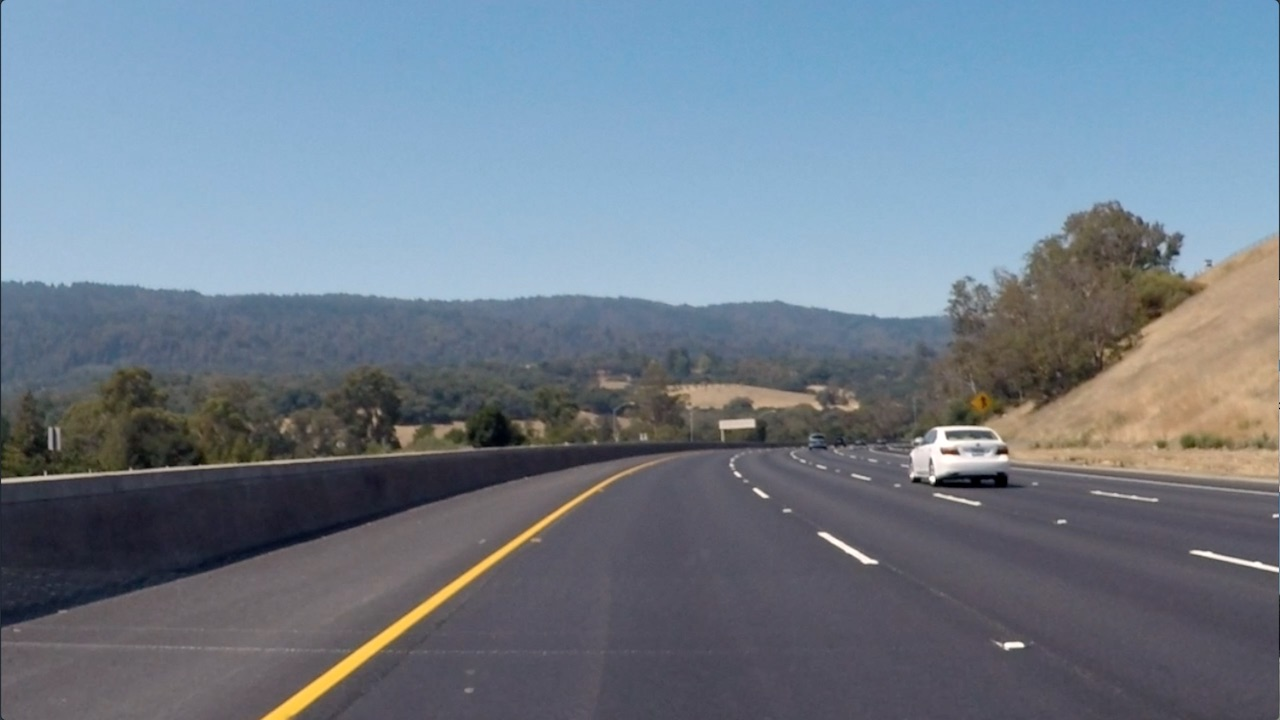
#> input picture Finding Edges/curved_lane.jpg, 1280 x 720 px
$ jupyter execute PlayingWithFilters.ipynb   (shell and % lines are left out)
#> lines starting #> are read from the running program, lines starting #| are printed output that depends on the picture
[cell 1]
import matplotlib.pyplot as plt
import matplotlib.image as mpimg

import cv2
import numpy as np

[cell 2]
image = mpimg.imread('curved_lane.jpg')
#> image is the input picture: shape (720, 1280, 3); mean R, G, B 112.1, 125, 138.7
plt.imshow(image)

## Converting image to grayScale

[cell 3]
gray_image = cv2.cvtColor(image, cv2.COLOR_RGB2GRAY)
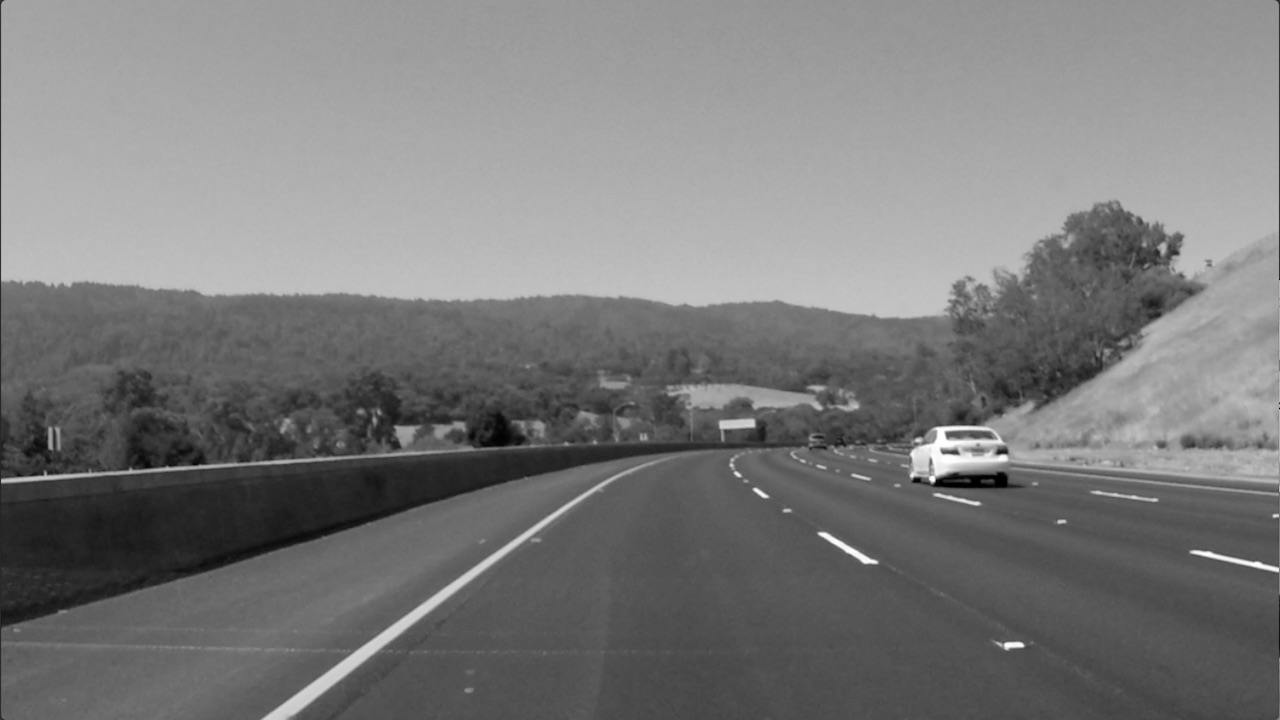
#> gray_image: shape (720, 1280); min 0, max 255, mean 122.7
plt.imshow(gray_image, cmap='gray')

[cell 4]
filter_y = np.array([[-1, -2, -1],
                    [ 0, 0, 0],
                    [ 1, 2, 1]])

filter_x = np.array([[-1, 0, 1],
                    [-2, 0, 2],
                    [-1, 0, 1]])

filtered_imageY = cv2.filter2D(gray_image, -1, filter_y)
plt.imshow(filtered_imageY, cmap='gray')

[cell 5]
filtered_imageX = cv2.filter2D(gray_image, -1, filter_x)
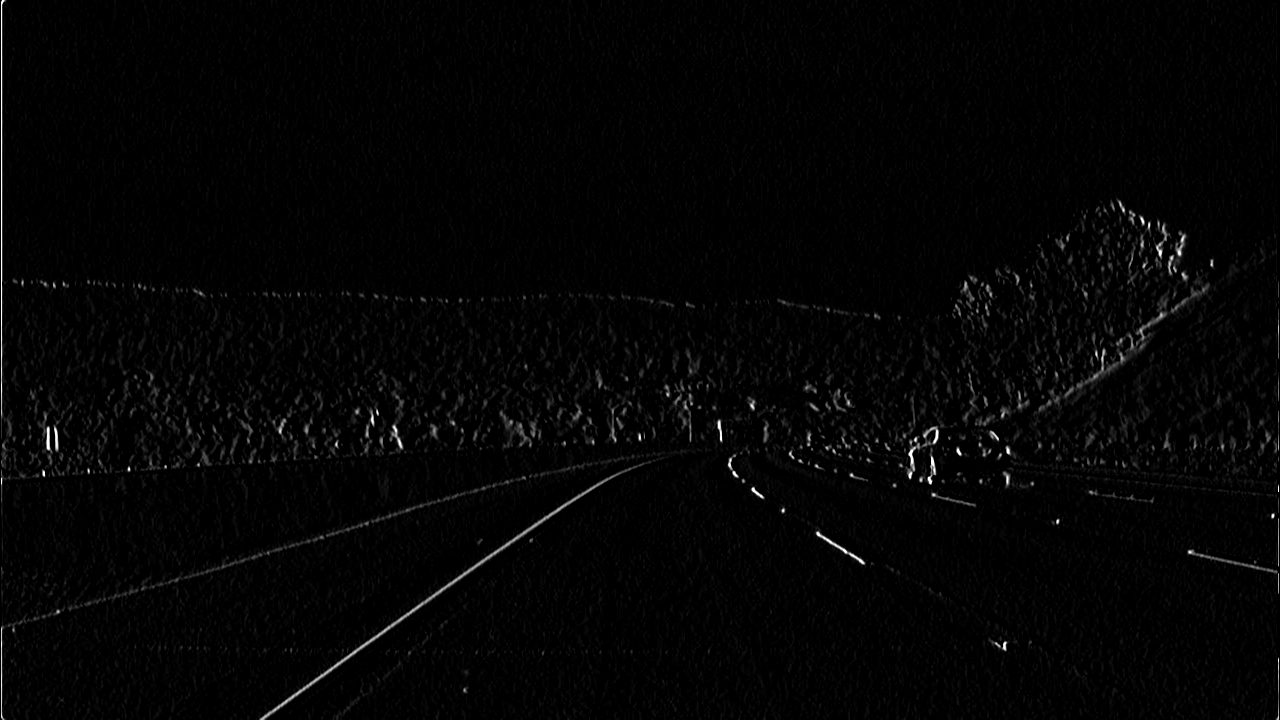
#> filtered_imageX: shape (720, 1280); min 0, max 255, mean 4.3
plt.imshow(filtered_imageX, cmap='gray')

### I will try some random Filters

[cell 6]
filter_1 = np.array([[1, 0, 1],
                    [ 0, 0, 0],
                    [ 1, 0, 1]])
img1 = cv2.filter2D(gray_image, -1, filter_1)
plt.imshow(img1, cmap='gray')

[cell 7]
filter_1 = np.array([[0, 0, 0],
                    [ 0, 1, 0],
                    [ 0, 0, 0]])
img1 = cv2.filter2D(gray_image, -1, filter_1)
plt.imshow(img1, cmap='gray')

[cell 8]
filter_1 = np.array([[1/9, 1/9, 1/9],
                    [ 1/9, 1/9, 1/9],
                    [ 1/9, 1/9, 1/9]])
img1 = cv2.filter2D(gray_image, -1, filter_1)
plt.imshow(img1, cmap='gray')

[cell 9]
filter_1 = np.array([[1/9, 1/9, 1/9],
                    [ 1/9, 1/9, 1/9],
                    [ 1/9, 1/9, 1/9]])
img1 = cv2.filter2D(gray_image, -1, filter_1)
plt.imshow(img1, cmap='gray')

[cell 10]
kernel = np.ones((20, 20)) / (20*20)
img1 = cv2.filter2D(gray_image, -1, kernel)
plt.imshow(img1, cmap='gray')

[cell 11]
filter_1 = np.array([[1/9, 1/9, 1/9],
                    [ 1/9, 20, 1/9],
                    [ 1/9, 1/9, 1/9]])
img1 = cv2.filter2D(gray_image, -1, filter_1)
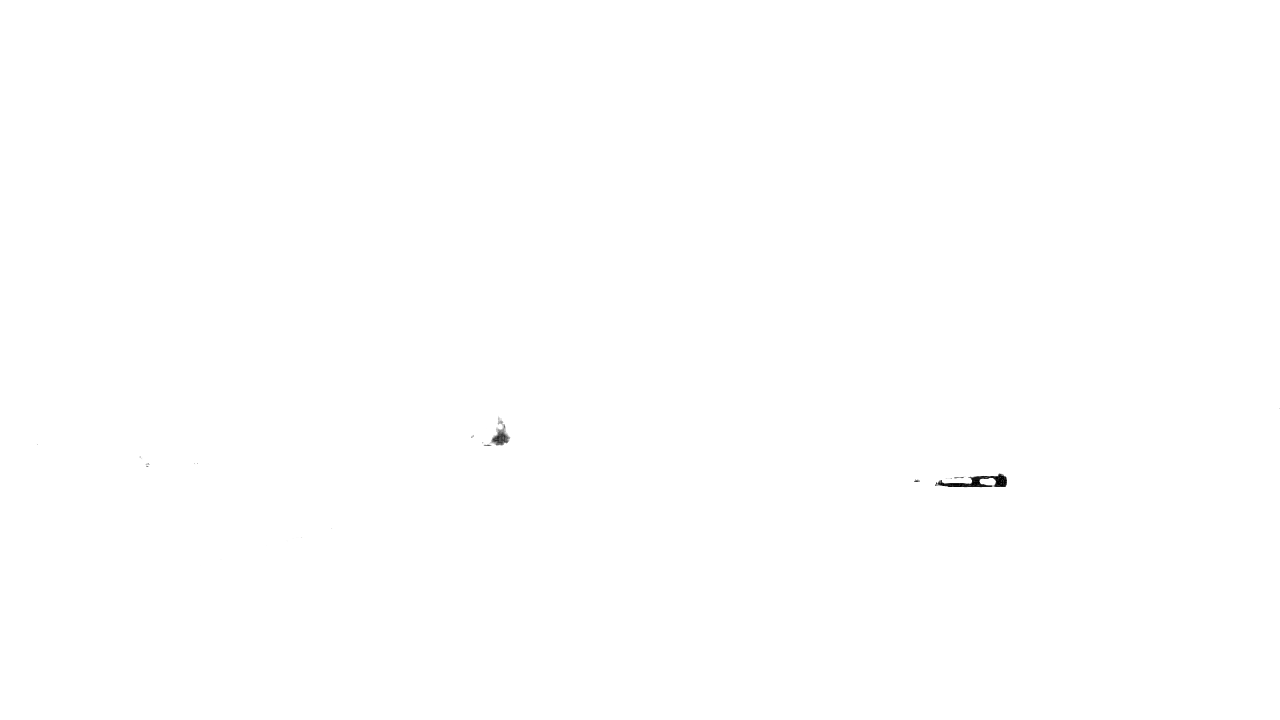
#> img1: shape (720, 1280); min 0, max 255, mean 254.9
plt.imshow(img1, cmap='gray')

[cell 12]
kernel = np.zeros((100, 100))
kernel[0][0] = 1
img1 = cv2.filter2D(gray_image, -1, kernel)
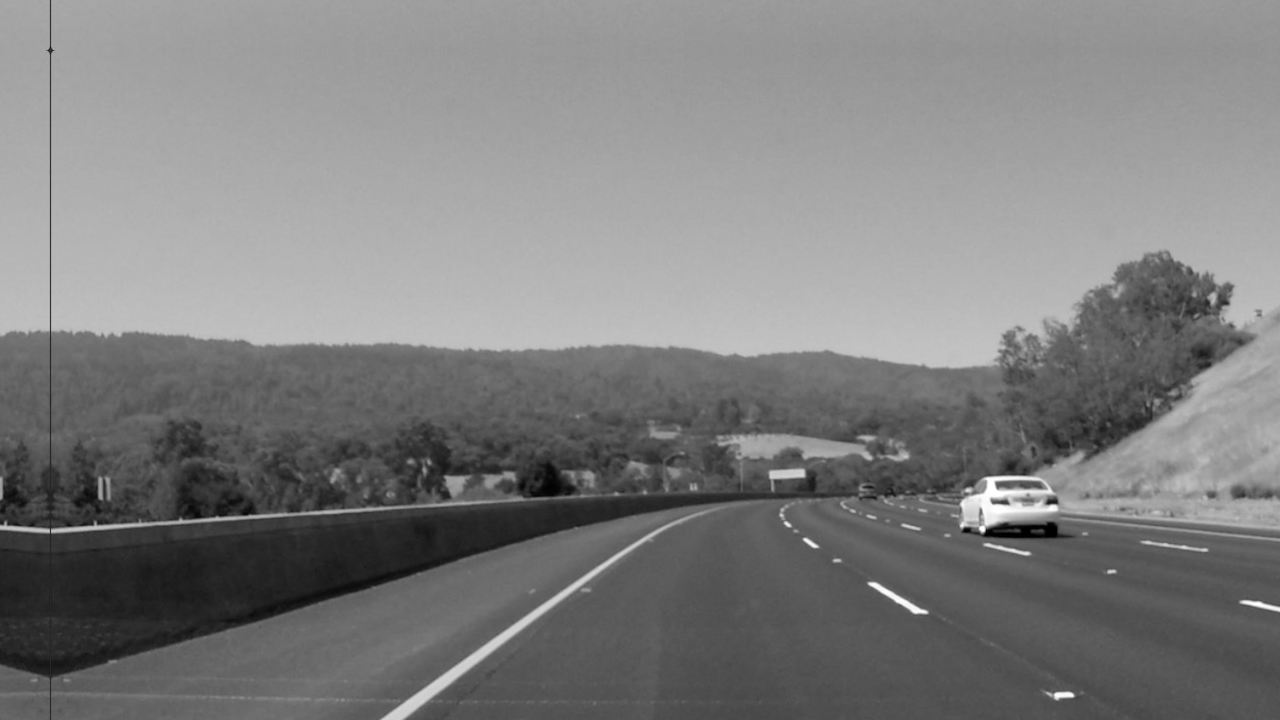
#> img1: shape (720, 1280); min 0, max 255, mean 126.5

fig, axs = plt.subplots(1, 2, figsize=(10, 5))
axs[0].imshow(gray_image, cmap='gray')
axs[0].set_title("Original Image")
axs[1].imshow(img1, cmap='gray')
axs[1].set_title("Filtered Image")
